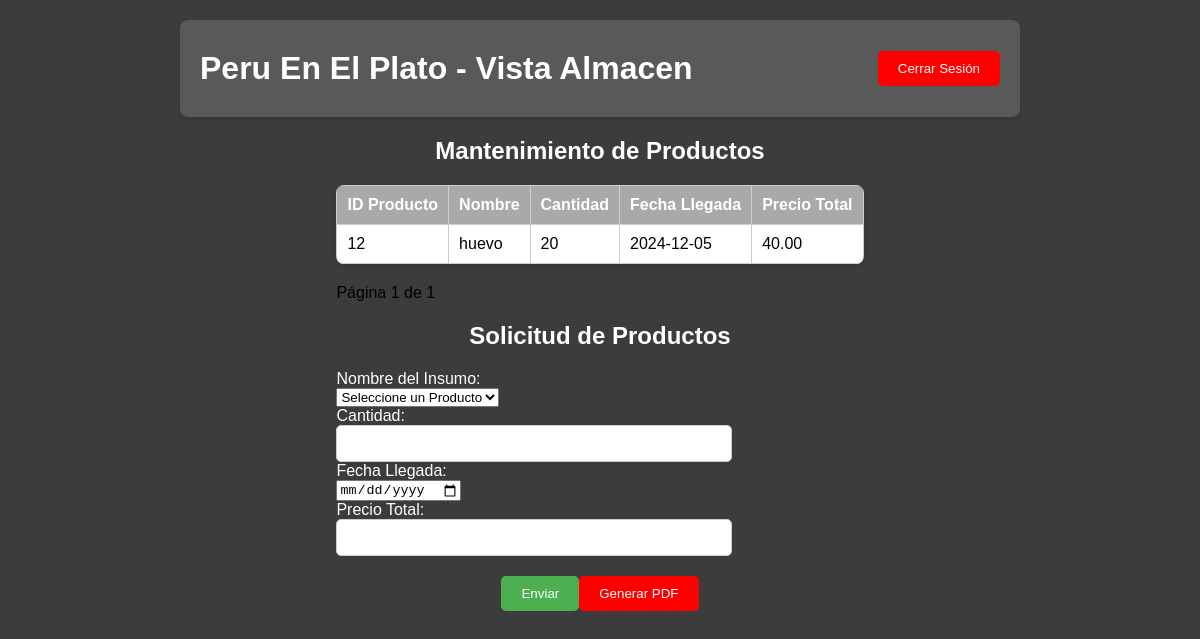
/controlador/controlador_almacen.php, run on the app's committed database.
### tables this page shows
CREATE TABLE `mantenimiento_productos` (
  `id_mant_prod` int(11) NOT NULL,
  `id_producto` int(11) NOT NULL,
  `cantidad_pedir` int(11) NOT NULL,
  `fecha_llegada` date NOT NULL,
  `precio_total` decimal(10,2) NOT NULL
);

CREATE TABLE `productos` (
  `id_producto` int(11) NOT NULL,
  `nombre` varchar(255) NOT NULL,
  `descripcion` varchar(300) DEFAULT NULL,
  `costo` decimal(10,2) NOT NULL,
  `estado` tinyint(1) DEFAULT 1,
  `id_proveedor` int(11) DEFAULT NULL
);

### controlador/controlador_almacen.php (called while the page is built, shortened)
<?php
require_once '../config/conexion.php';
require_once '../MODELO/modelo_almacen.php';
require_once '../vista/vista_almacen.php';
require_once '../vista/vista_almacen.php';
?>

### MODELO/modelo_almacen.php (called while the page is built, shortened)
<?php
require_once '../config/conexion.php';
function obtenerMantenimientoProductos() {
    global $conexion;
    $sql = "SELECT mp.id_mant_prod, mp.id_producto, p.nombre, mp.cantidad_pedir, mp.fecha_llegada, mp.precio_total
        FROM mantenimiento_productos mp
        INNER JOIN productos p ON mp.id_producto = p.id_producto";
    $result = $conexion->query($sql);
    return $result->fetch_all(MYSQLI_ASSOC);
}
?>

### vista/vista_almacen.php (the view, shortened to what this page needs)
<?php
require_once '../config/conexion.php';
require_once '../modelo/modelo_almacen.php';
$mantenimientoProductos = obtenerMantenimientoProductos();
$registrosPorPagina = 3;
$paginacion = isset($_GET['pagina']) ? (int)$_GET['pagina'] : 1;
$inicio = ($paginacion - 1) * $registrosPorPagina;
$totalProductos = count($mantenimientoProductos);
$totalPaginas = ceil($totalProductos / $registrosPorPagina);
?>
<!DOCTYPE html>
<html lang="es">
<head>
    <link rel="stylesheet" href="../public/styles/almacen.css">
</head>
<body>
<header>
    <h1>Peru En El Plato - Vista Almacen</h1>
    <button class="btn-cerrar">Cerrar Sesión</button>
</header>
<main>
    <h2>Mantenimiento de Productos</h2>
    <table>
    <thead>
        <tr>
            <th>ID Producto</th>
            <th>Nombre</th>
            <th>Cantidad</th>
            <th>Fecha Llegada</th>
            <th>Precio Total</th>
        </tr>
    </thead>
    <tbody>
        <?php
        $productosMostrados = array_slice($mantenimientoProductos, $inicio, $registrosPorPagina);
        foreach ($productosMostrados as $producto) {
            echo "<tr>";
            echo "<td>{$producto['id_producto']}</td>";
            echo "<td>{$producto['nombre']}</td>";
            echo "<td>{$producto['cantidad_pedir']}</td>";
            echo "<td>{$producto['fecha_llegada']}</td>";
            echo "<td>{$producto['precio_total']}</td>";
            echo "</tr>";
        }
        ?>
    </tbody>
</table>
<div class="paginacion">
    <span>Página <?php echo $paginacion; ?> de <?php echo $totalPaginas; ?></span>
</div>
<h2>Solicitud de Productos</h2>
<form id="solicitudProductos" method="POST" action="../controlador/controlador_almacen.php">
    <label for="nombreInsumo">Nombre del Insumo:</label><br>
    <select id="nombreInsumo" name="id_producto" required>
        <option value="">Seleccione un Producto</option>
    </select><br>
    <label for="cantidadInsumo">Cantidad:</label><br>
    <input type="number" id="cantidadInsumo" name="cantidadInsumo" required><br>
    <label for="fechaLlegada">Fecha Llegada:</label><br>
    <input type="date" id="fechaLlegada" name="fechaLlegada" required><br>
    <label for="precioTotal">Precio Total:</label><br>
    <input type="number" id="precioTotal" name="precioTotal" readonly><br>
    <div class="btn-container">
        <button type="submit" class="btn-actualizar">Enviar</button>
        <button type="button" class="btn-cerrar">Generar PDF</button>
    </div>
</form>
</main>
</body>
</html>

### public/styles/almacen.css (style rules this page uses)
body { font-family: Arial, sans-serif; margin: 0; padding: 20px; display: flex; justify-content: center; align-items: center; flex-direction: column; background-color: #3d3c3c; }
header { display: flex; justify-content: space-between; align-items: center; background-color: #595959; padding: 10px 20px; border-radius: 8px; width: 100%; max-width: 800px; box-shadow: 0 2px 5px rgba(0, 0, 0, 0.1); }
h1, h2 { margin: 20px 0; text-align: center; color: white; }
table { width: 100%; border-collapse: collapse; margin-bottom: 20px; border-radius: 8px; overflow: hidden; box-shadow: 0 2px 5px rgba(0, 0, 0, 0.1); }
th, td { border: 1px solid #ccc; padding: 10px; text-align: left; }
th { background-color: #A9A9A9; color: white; }
td { background-color: #fff; }
label { color: white; }
input[type="text"], input[type="number"], textarea { padding: 10px; border-radius: 5px; border: 1px solid #ccc; width: 75%; box-sizing: border-box; }
.btn-cerrar { background-color: #ff0000; color: white; border: none; padding: 10px 20px; border-radius: 5px; cursor: pointer; transition: background-color 0.3s; }
.btn-actualizar { background-color: #4CAF50; color: white; border: none; padding: 10px 20px; border-radius: 5px; cursor: pointer; transition: background-color 0.3s; }
.btn-container { display: flex; justify-content: center; margin-top: 20px; }

### data on the page
mantenimiento_productos: id_producto "12", id_producto.nombre "huevo", cantidad_pedir "20", fecha_llegada "2024-12-05", precio_total "40.00"

### other printed values
$paginacion "1"
$totalPaginas "1"
